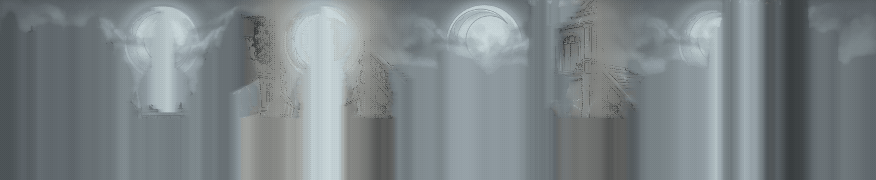
#> input picture juego/assets/pixel/fondos/n3_cielo.png, 1752 x 360 px, found by its file name (shown at 1/2 size); its folder holds 6 pictures in this run
$ python titulo.py ../../../juego/assets/pixel/fondos/arena_ciudad.png ../../../juego/assets/pixel/fondos/n1_cielo.png
#> lines starting #> are read from the running program, lines starting #| are printed output that depends on the picture; after the words box and inside, x2 and y2 are one past the last pixel; in counts of white or black regions, pixels touching at a corner belong together
### diseno/arte/pipeline/fondos_ilustrados.py
"""Convierte las ilustraciones de cada barrio en fondos pixel art con capas de parallax.

Los fondos del juego salen de las ilustraciones aprobadas del proyecto
(diseno/arte/escenarios/nivel*.jpg),
no de arte nuevo: se encadenan los tramos de cada barrio en una tira continua, se pixelizan y se
separan en capas de profundidad para que el parallax tenga volumen.

Pasos:
1. Cada tramo se escala al alto de pantalla. Las líneas de tinta se miden en cada tramo por
   separado (a doble resolución) para no perderlas al reducir.
2. Los tramos se encadenan pasando por niebla: a lo largo de la unión la imagen se funde con
   una versión muy desenfocada de ambos lados, con trama. Las ilustraciones no fueron dibujadas
   para empalmar exacto, y la niebla es parte del mundo, así que el corte se lee como cruzar
   un banco de bruma entre una calle y la otra.
3. Separación del cielo sobre la imagen suave: es lo que se alcanza desde el borde superior
   sin cruzar una línea de tinta. Detrás de los edificios el cielo se completa estirando su
   color hacia abajo, así puede moverse más lento que la ciudad sin dejar huecos.
4. Ajuste por capa: la ciudad baja un poco de brillo y el cielo se acerca al color de la niebla.
   Es el mismo criterio de los plataformeros 2D: el fondo un escalón por detrás de los
   personajes para que la acción se lea primero.
5. Pixelizado con paleta adaptativa del barrio (k-means en Lab) y trama ordenada de Bayer.
6. Tiles de piso del barrio con colores tomados de esa misma paleta, para que el piso jugable
   se lea como la misma calle de la ilustración.

Los interiores (la carpa del prólogo y la cima de la torre) se procesan con --interior: no
hay cielo que separar ni nubes, y el piso de esas escenas se dibuja aparte (tablas y rejilla de
hierro), así que tampoco se generan tiles.

Uso: python fondos_ilustrados.py <nivel> <carpeta_assets_pixel> [--alto=N] [--interior] <img1> [<img2> ...]
"""

import sys
from pathlib import Path

import numpy as np
from PIL import Image
from scipy import ndimage as ndi

from lienzo import Lienzo
from objetos_juego import adoquines, cornisa, muro_ladrillos
from pixelizar import rgb_a_lab

ALTO = 360
BAYER4 = (np.array([[0, 8, 2, 10], [12, 4, 14, 6], [3, 11, 1, 9], [15, 7, 13, 5]]) + 0.5) / 16


# [29 lines left out: functions cargar_tramo, encadenar, not called in this run]


def kmeans(colores, k, iteraciones=14, semilla=0):
    rnd = np.random.default_rng(semilla)
    lab = rgb_a_lab(colores)
    centros = lab[rnd.choice(len(lab), k, replace=False)]
    for _ in range(iteraciones):
        asign = ((lab[:, None, :] - centros[None]) ** 2).sum(-1).argmin(1)
        for j in range(k):
            m = asign == j
            if m.any():
                centros[j] = lab[m].mean(0)
    return np.array([colores[asign == j].mean(0) if (asign == j).any() else colores[0]
                     for j in range(k)])


# [149 lines left out: functions cuantizar, separar_cielo, completar_cielo, a_rgba, tiles_del_barrio, generar_nubes and 1 more, not called in this run]


# [2 lines that do not run on import are left out]

### diseno/arte/pipeline/pixelizar.py
"""Convierte una hoja de animación ilustrada "estilo pixel" en frames de pixel art real.

Las hojas ilustradas "estilo pixel" imitan el pixel art pero no respetan una grilla exacta: cada
"píxel" mide distinto, hay bordes suavizados y aparecen colores fuera de paleta. Para que todos
los sprites del juego compartan la misma grilla y la misma paleta, cada hoja pasa por este
proceso:

1. Se recorta el fondo de croma (verde puro) y cada figura se asigna a su celda de la grilla.
2. Se fija una escala común para toda la hoja a partir de una pose de pie de referencia, de modo
   que el personaje no cambie de tamaño al pasar de una animación a otra.
3. Cada píxel de salida toma el color predominante de su bloque en la imagen original
   (cuantizado a la paleta cerrada en espacio Lab, que se acerca más a la percepción humana que
   RGB). El contorno de tinta tiene prioridad aunque no sea mayoría, porque si se pierde un
   píxel de contorno la silueta deja de leerse a tamaño real.
4. La fase de la grilla se ajusta por frame buscando la alineación con bloques más "puros", que
   es la que mejor coincide con la grilla con la que se dibujó la hoja.
5. Todos los frames se ubican en un lienzo fijo con un ancla común (cabeza o pies), así el
   personaje no "tiembla" al reproducir la animación en el motor.

Uso típico:
    python pixelizar.py hoja.png salida/ --nombre ventura_correr --columnas 4 --filas 2
"""

import argparse
import json
from pathlib import Path

import numpy as np
from PIL import Image
from scipy import ndimage as ndi

from paleta import INDICE_TINTA, NOMBRES, PALETA_RGB

TRANSPARENTE = -1


def rgb_a_lab(rgb):
    c = rgb / 255.0
    c = np.where(c <= 0.04045, c / 12.92, ((c + 0.055) / 1.055) ** 2.4)
    m = np.array([[0.4124, 0.3576, 0.1805],
                  [0.2126, 0.7152, 0.0722],
                  [0.0193, 0.1192, 0.9505]])
    xyz = (c @ m.T) / np.array([0.95047, 1.0, 1.08883])
    f = np.where(xyz > 0.008856, np.cbrt(xyz), 7.787 * xyz + 16 / 116)
    return np.stack([116 * f[..., 1] - 16,
                     500 * (f[..., 0] - f[..., 1]),
                     200 * (f[..., 1] - f[..., 2])], -1)


# [396 lines left out: functions mascara_fondo, cuantizar, separar_frames, separar_por_valles, integrales, separar_por_manchas and 6 more, not called in this run]


# [2 lines that do not run on import are left out]

### diseno/arte/pipeline/paleta.py
"""Paleta cerrada de Toonaria.

Extiende la paleta de 8 colores de la ficha de pixel art (Unidad 4) con los tonos de sombra
necesarios para sombrear a dos tonos por material, más los grises de tinta para escenarios y
dos acentos con función narrativa: el ámbar del farol (único color cálido del juego, asociado a
Ambrosio) y el plateado-azulado del Repintado (la "tinta de luna" que corrompe a los toons).
El morado sigue siendo el único acento de Ventura.
"""

PALETA_HEX = {
    # Tinta (contornos y negros) — base de la ficha
    "tinta": "#121014",
    "levita": "#221F26",
    "gris_oscuro": "#3A3541",
    "gris_medio": "#5D5766",
    "gris": "#8C8695",
    "gris_claro": "#BDB7C4",
    "blanco": "#FFFFFF",
    # Piel y crema — base de la ficha + sombra
    "piel": "#F5E7D4",
    "piel_sombra": "#D8C2AA",
    "crema": "#E7D6AD",
    "crema_sombra": "#B9A47A",
    # Morado lunar — acento de Ventura
    "morado_oscuro": "#46276E",
    "morado": "#6B3FA0",
    "morado_claro": "#B085D6",
    "luna": "#EEE2F6",
    # Ámbar del farol
    "bronce": "#8A5A2B",
    "ambar": "#C08A3A",
    "llama": "#F6C760",
    # Tinta de luna del Repintado
    "plata_oscura": "#4E6E8E",
    "plata": "#9FC3E6",
}


def hex_a_rgb(h):
    h = h.lstrip("#")
    return tuple(int(h[i:i + 2], 16) for i in (0, 2, 4))


PALETA_RGB = [hex_a_rgb(h) for h in PALETA_HEX.values()]
NOMBRES = list(PALETA_HEX.keys())
INDICE_TINTA = NOMBRES.index("tinta")

### diseno/arte/pipeline/titulo.py
"""Assets de la pantalla de título, a partir del arte del proyecto.

- Fondo: la ilustración del Corazón de Toonaria (torre del reloj recortada contra la luna),
  ya pixelizada para el nivel 3. Se encuadra la luna arriba, detrás del logo, como halo, y la
  parte baja se oscurece con trama para que el menú se lea.
- Logo: el logo aprobado (logo_toonaria.png) reducido a ~300 px con paleta propia de 18 colores
  y contorno de tinta preservado.

Uso: python titulo.py <carpeta_assets_pixel> <logo.png>
"""

import sys
from pathlib import Path

import numpy as np
from scipy import ndimage as ndi
from PIL import Image

from fondos_ilustrados import BAYER4, kmeans
from pixelizar import rgb_a_lab


def fondo(px):
    f = px / "fondos"
    cielo = Image.open(f / "n3_cielo.png").convert("RGBA")
#> cielo is the input picture: PIL image 1752x360 RGBA; mean R, G, B, A 123.7, 132, 135.2, 255
    ciudad = Image.open(f / "n3_ciudad.png").convert("RGBA")
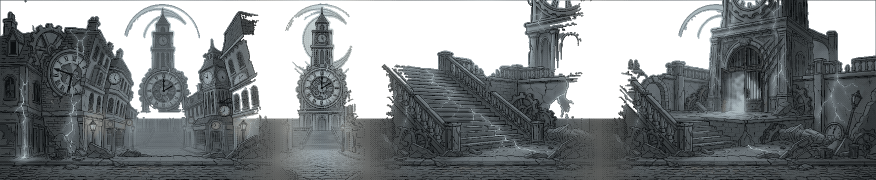
#> input picture juego/assets/pixel/fondos/n3_ciudad.png, 1752 x 360 px, found by its file name (shown at 1/2 size)
#> ciudad is the input picture: PIL image 1752x360 RGBA; mean R, G, B, A 93.9, 100.2, 102.8, 180.5
    cielo.alpha_composite(ciudad)
    img = np.asarray(cielo.crop((0, 20, 640, 380))).astype(np.float64)
    h, w = img.shape[:2]
#> h = 360; w = 640
    tinta = np.array([18, 16, 20, 255])
    for y in range(h):
        t = max(0.0, (y - 190) / (h - 190))  # oscurecer desde el tercio inferior
        umbral = BAYER4[y % 4, np.arange(w) % 4]
        oscuro = umbral < t * 0.6
        img[y][oscuro] = tinta
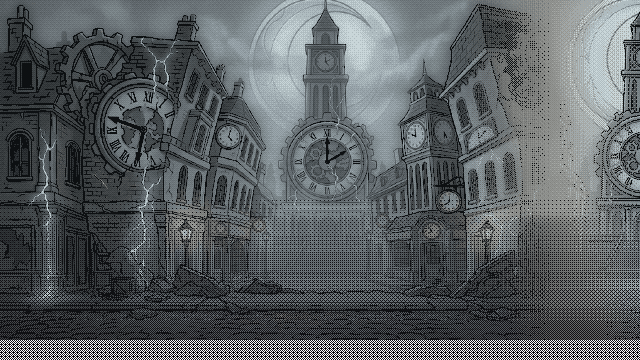
#> img: shape (360, 640, 4) float64; mean R, G, B, A 83.9, 89.1, 91.9, 248.6; transparent parts drawn white
    Image.fromarray(img.astype(np.uint8)).save(px / "titulo" / "fondo.png")


def logo(px, ruta, ancho=340):
#> called with ancho = 340
    im = Image.open(ruta).convert("RGBA")
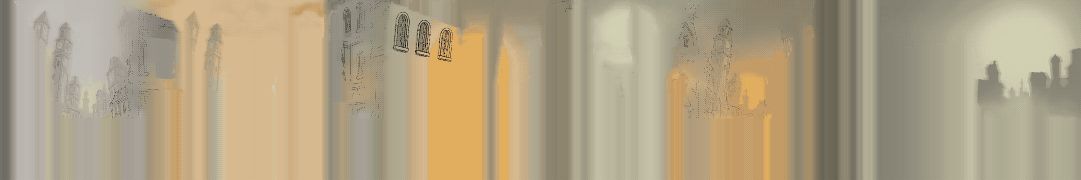
#> input picture juego/assets/pixel/fondos/n1_cielo.png, 2162 x 360 px (shown at 1/2 size)
#> im is the input picture: PIL image 2162x360 RGBA; mean R, G, B, A 176.2, 161.9, 133, 255
    # Sólo la palabra TOONARIA: la luna y la torre del logo ya están en el fondo del título.
    # Cada letra tiene un trazo claro alrededor; rellenando ese trazo queda la silueta exacta
    # de las letras, sin la franja de edificios que el logo tiene detrás de la palabra.
    a = np.asarray(im).astype(np.float64)
    lum, sat = a[..., :3].mean(-1), a[..., :3].max(-1) - a[..., :3].min(-1)
    trazo = (lum > 140) & (sat < 40) & (a[..., 3] > 128)
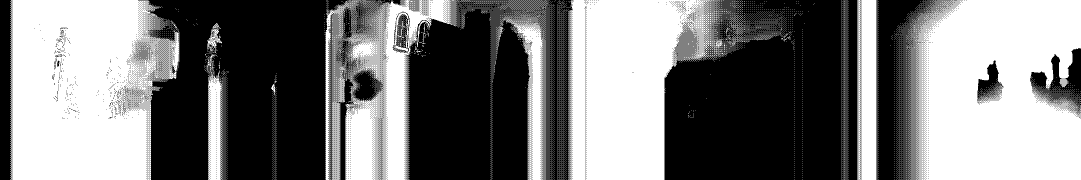
#> trazo: shape (360, 2162) bool (shown at 1/2 size); 48.1% white; 9283 white regions (9261 under 20 px), largest, box (x1, y1, x2, y2) and area: (1812, 0, 2162, 360) 109288, (20, 0, 359, 360) 101056, (1136, 0, 1446, 360) 77514
    lleno = ndi.binary_fill_holes(trazo)
#> lleno: shape (360, 2162) bool; 53.1% white; 154 black regions (144 under 20 px), largest, box (x1, y1, x2, y2) and area: (1329, 0, 1716, 360) 122026, (276, 0, 699, 360) 112850, (814, 0, 1061, 360) 75999
    etiquetas, n = ndi.label(lleno)
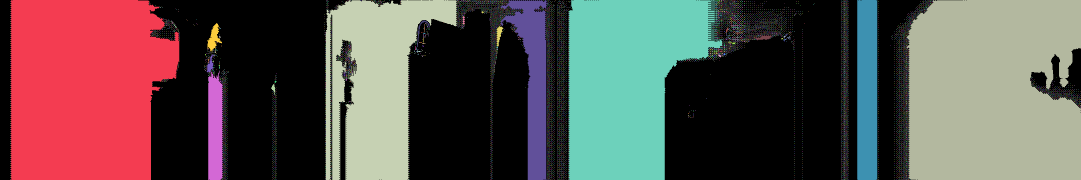
#> etiquetas: shape (360, 2162) int32 (shown at 1/2 size); 12049 distinct labels, from 0 to 12048; one colour per label, 0 black
#> n = 12048
    centros = ndi.center_of_mass(lleno, etiquetas, range(1, n + 1))
#> centros = 12048 pairs, first value 0 to 359, second value 20 to 2161
    areas = ndi.sum(lleno, etiquetas, range(1, n + 1))
#> areas = 12048 values, max 116947 at index 21, min 1 at index 1, mean 34.27
    alto_img = a.shape[0]
#> alto_img = 360
    letras = [k + 1 for k in range(n) if centros[k][0] > 0.42 * alto_img and areas[k] > 1500]
#> letras = [1, 3, 14, 15, 21, 22, 6448]
    mascara = ndi.binary_dilation(np.isin(etiquetas, letras), iterations=4)
#> mascara: shape (360, 2162) bool; 54.6% white; 14 black regions (2 under 20 px), largest, box (x1, y1, x2, y2) and area: (1333, 0, 1712, 360) 122593, (300, 0, 691, 360) 109653, (820, 0, 1056, 360) 74549
    a[..., 3] = np.where(mascara, a[..., 3], 0)
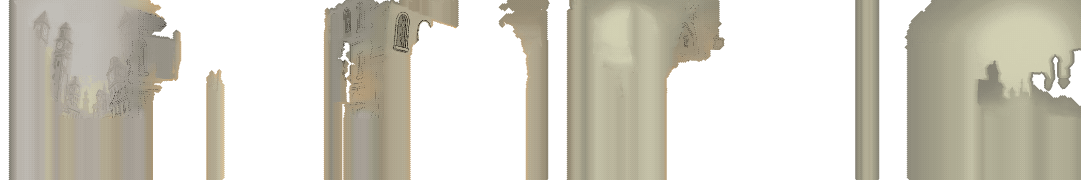
#> a: shape (360, 2162, 4) float64 (shown at 1/2 size); mean R, G, B, A 176.2, 161.9, 133, 139.2; transparent parts drawn white
    im = Image.fromarray(a.astype(np.uint8))
    caja = im.getchannel("A").point(lambda v: 255 if v > 40 else 0).getbbox()
#> caja = (17, 0, 2162, 360)
    im = im.crop(caja)
#> im: PIL image 2145x360 RGBA
    alto = round(im.height * ancho / im.width)
#> alto = 57
    grande = np.asarray(im.resize((ancho * 2, alto * 2), Image.LANCZOS)).astype(np.float64)
    chico = np.asarray(im.resize((ancho, alto), Image.BOX)).astype(np.float64)
    opaco = chico[..., 3] > 110
#> opaco: shape (57, 340) bool; 55.4% white; 14 black regions (8 under 20 px), largest, box (x1, y1, x2, y2) and area: (209, 0, 268, 57) 3040, (45, 0, 106, 57) 2736, (127, 0, 164, 57) 1867, (276, 0, 292, 57) 542, (171, 0, 178, 57) 345, (330, 16, 340, 33) 72
    rgb = chico[..., :3]
    paleta = kmeans(rgb[opaco][::2], 18, semilla=5)
#> in kmeans, `centros = lab[rnd.choice(len(lab), k, replace=False)]`: centros = 18 rows, first 8: [65.72, 0.375, 5.98], [64.16, -2.24, 11.53], [70.38, -3.09, 12.73], [58.81, -0.511, 11.75], [70.21, 0.362, 5.9], [61.91, -2.08, 11.08], [74.26, 0.512, 4.18], [60.92, 0.187, 13.67]
#> after the loop in kmeans, `for _ in range(iteraciones):`: centros = 18 rows, first 8: [65.94, 0.432, 6.37], [66.22, -1.9, 12.42], [71.99, -2.74, 12.83], [57.4, -0.623, 12.9], [70.31, 0.344, 6.39], [60.72, -1.91, 10.62], [73.93, 0.217, 4.73], [61, 0.076, 13.74]
#> paleta = 18 rows, first 8: [166, 159.5, 148.9], [166.7, 161.2, 138.8], [181.1, 177.2, 153.1], [145.8, 137.3, 115.4], [177.6, 171.3, 160.4], [150.9, 146.8, 127.8], [186, 181.2, 173.1], [157.1, 146.3, 123.1]
    paleta = np.vstack([paleta, [[18, 16, 20]]])
#> paleta = 19 rows, first 8: [166, 159.5, 148.9], [166.7, 161.2, 138.8], [181.1, 177.2, 153.1], [145.8, 137.3, 115.4], [177.6, 171.3, 160.4], [150.9, 146.8, 127.8], [186, 181.2, 173.1], [157.1, 146.3, 123.1]
    pl = rgb_a_lab(paleta)
#> in rgb_a_lab (call 2), `c = rgb / 255.0`: c = 19 rows, first 8: [0.651, 0.626, 0.584], [0.654, 0.632, 0.544], [0.71, 0.695, 0.6], [0.572, 0.539, 0.453], [0.696, 0.672, 0.629], [0.592, 0.576, 0.501], [0.729, 0.711, 0.679], [0.616, 0.574, 0.483]
#> in rgb_a_lab (call 2), `c = np.where(c <= 0.04045, c / 12.92, ((c + 0.055) / 1.055) ** 2.4)`: c = 19 rows, first 8: [0.381, 0.349, 0.3], [0.385, 0.358, 0.257], [0.463, 0.441, 0.319], [0.287, 0.252, 0.173], [0.443, 0.409, 0.353], [0.309, 0.291, 0.215], [0.491, 0.463, 0.418], [0.337, 0.289, 0.198]
#> in rgb_a_lab (call 2), `xyz = (c @ m.T) / np.array([0.95047, 1.0, 1.08883])`: xyz = 19 rows, first 8: [0.354, 0.352, 0.307], [0.35, 0.356, 0.271], [0.427, 0.436, 0.335], [0.252, 0.253, 0.183], [0.413, 0.412, 0.361], [0.284, 0.289, 0.225], [0.467, 0.466, 0.425], [0.293, 0.293, 0.211]
#> in rgb_a_lab (call 2), `f = np.where(xyz > 0.008856, np.cbrt(xyz), 7.787 * xyz + 16 / 116)`: f = 19 rows, first 8: [0.707, 0.706, 0.675], [0.705, 0.709, 0.647], [0.753, 0.759, 0.694], [0.631, 0.633, 0.568], [0.745, 0.744, 0.712], [0.658, 0.661, 0.608], [0.776, 0.775, 0.752], [0.664, 0.664, 0.595]
#> pl = 19 rows, first 8: [65.94, 0.431, 6.37], [66.22, -1.9, 12.42], [71.99, -2.74, 12.83], [57.4, -0.626, 12.9], [70.31, 0.34, 6.39], [60.72, -1.91, 10.62], [73.93, 0.216, 4.73], [61, 0.0729, 13.74]
    lab = rgb_a_lab(rgb.reshape(-1, 3)).reshape(alto, ancho, 3)
    idx = ((lab[:, :, None, :] - pl[None, None]) ** 2).sum(-1).argmin(-1)
    lum = grande[..., :3].mean(-1)
#> lum: shape (114, 680) float64
    oscuro = ((lum < 60) & (grande[..., 3] > 128)).astype(float)
#> oscuro: shape (114, 680) float64; every value is 0
    lineas = oscuro.reshape(alto, 2, ancho, 2).mean((1, 3))
#> lineas: shape (57, 340) float64; every value is 0
    idx = np.where(lineas >= 0.3, len(paleta) - 1, idx)
    salida = np.zeros((alto, ancho, 4), np.uint8)
    salida[..., :3] = np.clip(np.round(paleta[idx]), 0, 255)
    salida[..., 3] = np.where(opaco, 255, 0)
    # Contorno exterior de tinta de 1 px: el logo se recorta sobre el cielo claro de la luna.
    m = opaco
    p = np.pad(m, 1)
#> p: shape (59, 342) bool; 53.2% white; 7 black regions (6 under 20 px), largest, box (x1, y1, x2, y2) and area: (0, 0, 342, 59) 9403
    borde = (p[:-2, 1:-1] | p[2:, 1:-1] | p[1:-1, :-2] | p[1:-1, 2:]) & ~m
#> borde: shape (57, 340) bool; 3.9% white in thin lines or dots, all inside (x1, y1, x2, y2) = (45, 0, 340, 57)
    salida[borde] = (18, 16, 20, 255)
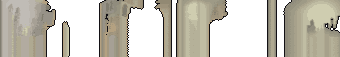
#> salida: shape (57, 340, 4); mean of channels 0, 1, 2, 3 103.2, 99.1, 89.6, 151.4; transparent parts drawn white
    Image.fromarray(salida).save(px / "titulo" / "logo.png")
    print("logo", ancho, "x", alto)
#| logo 340 x 57


if __name__ == "__main__":
    px = Path(sys.argv[1])
    (px / "titulo").mkdir(parents=True, exist_ok=True)
    fondo(px)
    logo(px, sys.argv[2])
